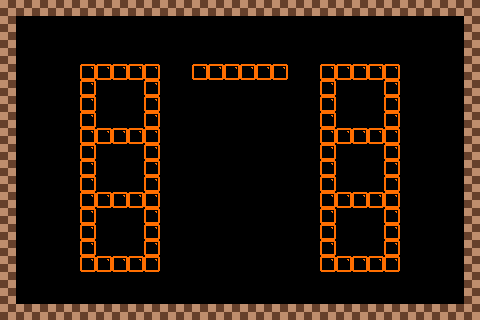

Rendered tile map (Tiled .tmx) drawn with the repository's tilesets; below, a short description and the map source with its tile grids summarised:
An orthogonal 30x20 tile map with 16x16 px tiles, 2 tile layers (bricks, solidbricks), 4 tilesets and 17 objects (6x PowerUpSpawnPoint, 3x StarInGameCurrency, 2x parkourJumperSpawnPoint, TimeBomb, flyThroughWallsDiagonalFlyerSpawnPoint, ...).

<map version="1.0" orientation="orthogonal" width="30" height="20" tilewidth="16" tileheight="16">
 <tileset firstgid="1" name="TileSetTemplate" tilewidth="16" tileheight="16">
  <image source="TileSetTemplate.png" width="64" height="64" />
 </tileset>
 <tileset firstgid="17" name="TileSetTemplateSolid" tilewidth="16" tileheight="16">
  <image source="TileSetTemplateSolid.png" width="64" height="64" />
 </tileset>
 <tileset firstgid="33" name="Tile T (1)" tilewidth="16" tileheight="16">
  <image source="Tile T (1).png" width="16" height="16" />
 </tileset>
 <tileset firstgid="34" name="Tile 2 Orange" tilewidth="16" tileheight="16">
  <image source="Tile 2 Orange.png" width="16" height="16" />
 </tileset>
 <layer name="bricks" width="30" height="20">
  <data>[600 cells, 82 non-empty, 1 distinct tile ids]</data>
 </layer>
 <layer name="solidbricks" width="30" height="20">
  <data>[600 cells, 96 non-empty, 1 distinct tile ids]</data>
 </layer>
 <objectgroup name="Objects" width="30" height="20">
  <object x="441" y="107" height="1" />
  <object name="TimeBomb" x="242" y="49">
   <properties>
    <property name="TimeBomb" value="1" />
   </properties>
  </object>
  <object name="parkourJumperSpawnPoint" x="203" y="51">
   <properties>
    <property name="parkourJumperSpawnPoint" value="1" />
   </properties>
  </object>
  <object name="parkourJumperSpawnPoint" x="277" y="51">
   <properties>
    <property name="parkourJumperSpawnPoint" value="1" />
   </properties>
  </object>
  <object name="flyThroughWallsDiagonalFlyerSpawnPoint" x="240" y="161">
   <properties>
    <property name="flyThroughWallsDiagonalFlyerSpawnPoint" value="1" />
   </properties>
  </object>
  <object name="StarInGameCurrency" x="48" y="82">
   <properties>
    <property name="StarInGameCurrency" value="1" />
   </properties>
  </object>
  <object name="StarInGameCurrency" x="432" y="83">
   <properties>
    <property name="StarInGameCurrency" value="1" />
   </properties>
  </object>
  <object name="SpawnPoint" x="40" y="289">
   <properties>
    <property name="SpawnPoint" value="1" />
   </properties>
  </object>
  <object name="StarInGameCurrency" x="361" y="105">
   <properties>
    <property name="StarInGameCurrency" value="1" />
   </properties>
  </object>
  <object name="PowerUpSpawnPoint" x="122" y="94">
   <properties>
    <property name="PowerUpSpawnPoint" value="0" />
   </properties>
  </object>
  <object name="PowerUpSpawnPoint" x="123" y="110">
   <properties>
    <property name="PowerUpSpawnPoint" value="1" />
   </properties>
  </object>
  <object name="PowerUpSpawnPoint" x="122" y="156">
   <properties>
    <property name="PowerUpSpawnPoint" value="2" />
   </properties>
  </object>
  <object name="PowerUpSpawnPoint" x="122" y="172">
   <properties>
    <property name="PowerUpSpawnPoint" value="3" />
   </properties>
  </object>
  <object name="PowerUpSpawnPoint" x="122" y="221">
   <properties>
    <property name="PowerUpSpawnPoint" value="4" />
   </properties>
  </object>
  <object name="PowerUpSpawnPoint" x="122" y="238">
   <properties>
    <property name="PowerUpSpawnPoint" value="5" />
   </properties>
  </object>
  <object name="ExitDoor" x="242" y="274">
   <properties>
    <property name="ExitDoor" value="1" />
   </properties>
  </object>
  <object name="runningChaserEnemySpawnPoint" x="241" y="288">
   <properties>
    <property name="WalkRightFirst" value="YES" />
    <property name="runningChaserEnemySpawnPoint" value="1" />
   </properties>
  </object>
 </objectgroup>
</map>
